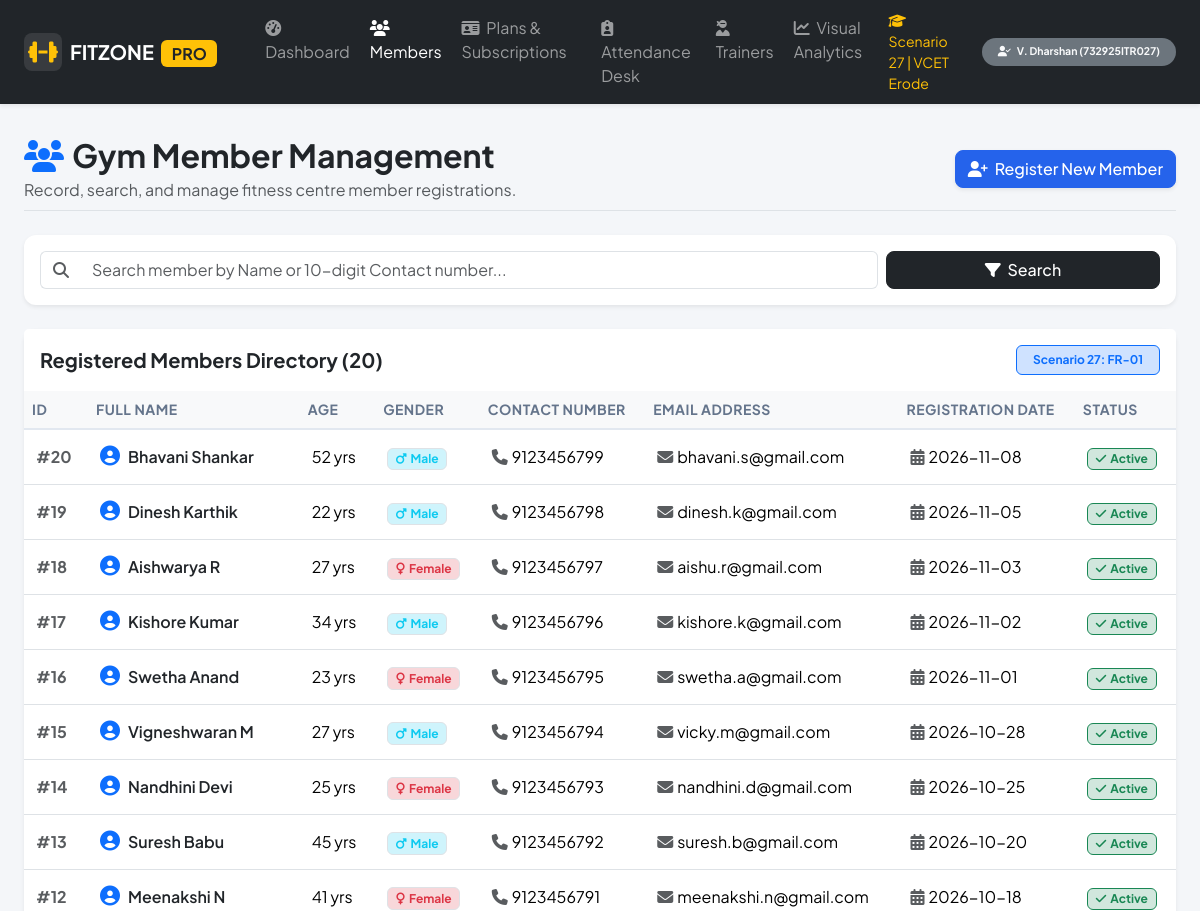
The app's page /members (upper part), older data.
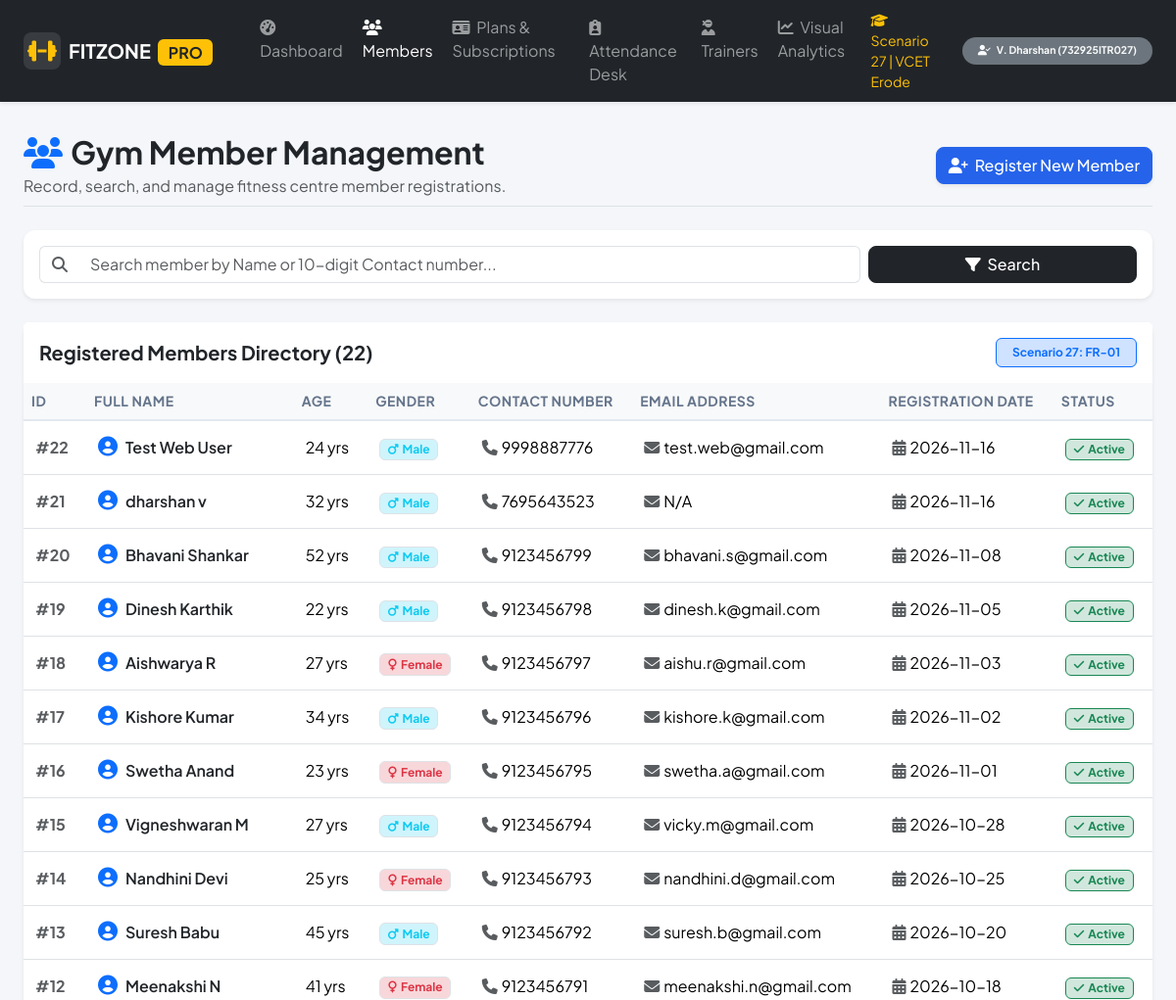
The same page, newer data.
### tables this page shows
CREATE TABLE members (
    member_id INTEGER PRIMARY KEY AUTOINCREMENT,
    name VARCHAR(100) NOT NULL,
    age INTEGER NOT NULL CHECK (age >= 14 AND age <= 90),
    gender VARCHAR(10) NOT NULL CHECK (gender IN ('Male', 'Female', 'Other')),
    contact_number VARCHAR(15) NOT NULL UNIQUE,
    email VARCHAR(100) UNIQUE,
    registration_date DATE NOT NULL DEFAULT (CURRENT_DATE),
    status VARCHAR(20) NOT NULL DEFAULT 'Active' CHECK (status IN ('Active', 'Inactive', 'Suspended'))
);

### web/app.py (the view, shortened to what this page needs)
@app.route("/members", methods=["GET", "POST"])
def members():
    conn = get_db()
    c = conn.cursor()
    search_query = request.args.get("search", "").strip()
    if search_query:
        members_list = c.execute("""
            SELECT * FROM members
            WHERE name LIKE ? OR contact_number LIKE ?
            ORDER BY member_id DESC
        """, (f"%{search_query}%", f"%{search_query}%")).fetchall()
    else:
        members_list = c.execute("SELECT * FROM members ORDER BY member_id DESC").fetchall()
    conn.close()
    return render_template("members.html", members=members_list, search_query=search_query)

### web/app.py (called while the page is built)
def get_db():
    conn = sqlite3.connect(DB_PATH)
    conn.row_factory = sqlite3.Row
    conn.execute("PRAGMA foreign_keys = ON;")
    return conn

### web/templates/members.html (shortened to what the changed rows need)
{% extends "base.html" %}
{% block content %}
<div class="container-fluid px-4">
    <div class="d-flex flex-wrap justify-content-between align-items-center mb-4 pb-2 border-bottom">
        <div>
            <h2 class="fw-bold mb-1 text-dark">
                <i class="fa-solid fa-users text-primary me-2"></i>Gym Member Management
            </h2>
        </div>
    </div>
    <div class="card border-0 shadow-sm">
        <div class="card-header bg-white py-3 border-0 d-flex justify-content-between align-items-center">
            <h5 class="fw-bold mb-0">Registered Members Directory ({{ members|length }})</h5>
            <span class="badge bg-primary-subtle text-primary border border-primary px-3 py-2">Scenario 27: FR-01</span>
        </div>
        <div class="table-responsive">
            <table class="table table-hover align-middle mb-0">
                <thead class="table-light small text-uppercase">
                    <tr>
                        <th>ID</th>
                        <th>Full Name</th>
                        <th>Age</th>
                        <th>Gender</th>
                        <th>Contact Number</th>
                        <th>Email Address</th>
                        <th>Registration Date</th>
                        <th>Status</th>
                    </tr>
                </thead>
                <tbody>
                    {% for m in members %}
                    <tr>
                        <td class="fw-bold text-muted">#{{ m.member_id }}</td>
                        <td class="fw-semibold text-dark">
                            <i class="fa-solid fa-circle-user text-primary me-2 fs-5"></i>{{ m.name }}
                        </td>
                        <td>{{ m.age }} yrs</td>
                        <td>
                            {% if m.gender == 'Male' %}
                                <span class="badge bg-info-subtle text-info border"><i class="fa-solid fa-mars me-1"></i>Male</span>
                            {% elif m.gender == 'Female' %}
                                <span class="badge bg-danger-subtle text-danger border"><i class="fa-solid fa-venus me-1"></i>Female</span>
                            {% else %}
                                <span class="badge bg-secondary-subtle text-secondary border">Other</span>
                            {% endif %}
                        </td>
                        <td><i class="fa-solid fa-phone text-muted me-1"></i>{{ m.contact_number }}</td>
                        <td><i class="fa-solid fa-envelope text-muted me-1"></i>{{ m.email or 'N/A' }}</td>
                        <td><i class="fa-solid fa-calendar-days text-muted me-1"></i>{{ m.registration_date }}</td>
                        <td>
                            {% if m.status == 'Active' %}
                                <span class="badge bg-success-subtle text-success border border-success px-2 py-1"><i class="fa-solid fa-check me-1"></i>Active</span>
                            {% else %}
                                <span class="badge bg-secondary text-light px-2 py-1">{{ m.status }}</span>
                            {% endif %}
                        </td>
                    </tr>
                    {% else %}
                    <tr>
                        <td colspan="8" class="text-center py-4 text-muted">No members found matching your search.</td>
                    </tr>
                    {% endfor %}
                </tbody>
            </table>
        </div>
    </div>
</div>
{% endblock %}

Row changes from the older to the newer data that the page shows:
added members: member_id "22", name "Test Web User", age "24", gender "Male" (drawn), contact_number "9998887776", email "test.web@gmail.com", registration_date "2026-11-16", status "Active" (drawn)
added members: member_id "21", name "dharshan v", age "32", gender "Male" (drawn), contact_number "7695643523", email "N/A", registration_date "2026-11-16", status "Active" (drawn)
Text that changed along with them:
{{ members|length }}: "20" → "22"
